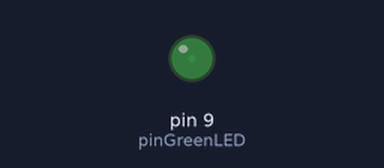
A sketch run on a simulated Arduino Uno, built with avr-gcc and run on an emulated ATmega328P. Parts: output pins drawn as LEDs (lit = HIGH).

Above: at 0.05 s.
At 3.5 s:
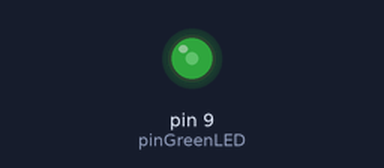
At 7.0 s:
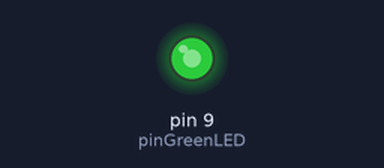
Timing chart, 0 to 9.1 s (numbered marks = the images above):
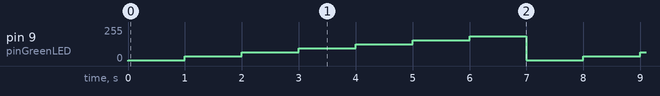

Measured:
- by itself, pin 9 (pinGreenLED): repeats every 7.0 s: 35/255 1.0 s, 65/255 1.0 s, 95/255 1.0 s, 125/255 1.0 s, 155/255 1.0 s, 185/255 1.0 s, 5/255 1.0 s

The sketch:

analog-write.ino
```cpp
int pinGreenLED = 9;

void setup() {
  pinMode (pinGreenLED, OUTPUT);

}

void loop() {
  int brightness = 5;

  analogWrite(pinGreenLED, brightness);
  delay(1000);

  analogWrite(pinGreenLED, brightness + 30);
  delay(1000);

  analogWrite(pinGreenLED, brightness + 60);
  delay(1000);

  analogWrite(pinGreenLED, brightness + 90);
  delay(1000);

  analogWrite(pinGreenLED, brightness + 120);
  delay(1000);

  analogWrite(pinGreenLED, brightness + 150);
  delay(1000);

   analogWrite(pinGreenLED, brightness + 180);
  delay(1000);

}
```
